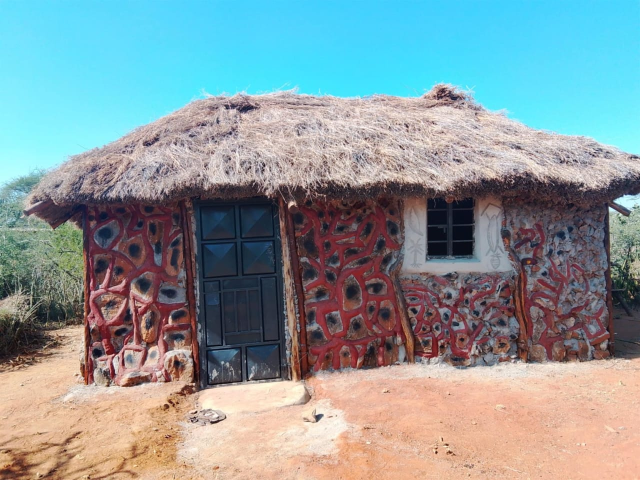
#> input picture images/originals/image1.jpeg, 1280 x 960 px (shown at 1/2 size)
$ python process-images.py
#> lines starting #> are read from the running program, lines starting #| are printed output that depends on the picture
#!/usr/bin/env python3
"""
Naisuyo Campsite — image processing pipeline.

Takes originals from images/originals/, and for every file listed in
MAPPING below produces, into images/:
  <name>-800.webp   <name>-800.jpg   (~800px wide)
  <name>-1600.webp  <name>-1600.jpg  (~1600px wide)

Every output image:
  - has EXIF orientation applied then stripped (so nothing is sideways,
    and no metadata — especially GPS — survives publication)
  - is re-encoded fresh (no ICC profiles, no camera make/model, no comments)
  - is capped to reasonable size budgets (~120KB for -800, ~200KB for -1600)

Usage:
    1. Drop new source photos into images/originals/
    2. Add a line to MAPPING below: "source-file.jpeg": "new-descriptive-name"
    3. Run: python3 scripts/process-images.py
"""

import os
from PIL import Image, ImageOps

ROOT = os.path.dirname(os.path.dirname(os.path.abspath(__file__)))
SRC_DIR = os.path.join(ROOT, "images", "originals")
OUT_DIR = os.path.join(ROOT, "images")

WIDTHS = [800, 1600]
JPEG_QUALITY_START = 85
WEBP_QUALITY_START = 82
MAX_BYTES = {800: 120 * 1024, 1600: 200 * 1024}

# original filename (as sitting in images/originals/) -> new descriptive base name
MAPPING = {
    "image1.jpeg":  "maasai-manyatta-painted-hut",
    "image2.jpeg":  "dome-tents-under-acacia-shade",
    "image3.jpeg":  "grevys-zebra-portrait-bush",
    "image4.jpeg":  "warthog-pair-grassland",
    "image5.jpeg":  "zebra-mare-and-foal-nursing",
    "image6.jpeg":  "oryx-and-gerenuk-browsing",
    "image8.jpeg":  "gerenuk-trio-browsing-scrub",
    "image9.jpeg":  "oryx-herd-and-zebra-savannah",
    "image10.jpeg": "oryx-pair-facing-camera",
    "image11.jpeg": "elephant-family-with-calf",
    "image12.jpeg": "cardinal-woodpecker-on-branch",
    "image13.jpeg": "griffon-vulture-treetop",
    "image15.jpeg": "maasai-beaded-jewellery-in-progress",
    "image22.jpeg": "maasai-warriors-ceremonial-headdress",
    "image23.jpeg": "maasai-women-beaded-collars-portrait",
    "image24.jpeg": "maasai-men-ceremony-line-singing",
    "image25.jpeg": "maasai-warriors-profile-ceremony",
    "image27.jpeg": "maasai-elder-and-woman-portrait",
}


def strip_and_orient(im):
    """Apply EXIF orientation, then drop all metadata by rebuilding the image."""
    im = ImageOps.exif_transpose(im)
    clean = Image.new(im.mode if im.mode in ("RGB", "L") else "RGB", im.size)
    if im.mode not in ("RGB", "L"):
        im = im.convert("RGB")
    clean.paste(im)
    return clean


def save_under_budget(im, path, fmt, start_quality, max_bytes):
    quality = start_quality
    while quality >= 40:
        save_kwargs = {"quality": quality}
        if fmt == "JPEG":
            save_kwargs["optimize"] = True
            save_kwargs["progressive"] = True
        else:  # WEBP
            save_kwargs["method"] = 6
        im.save(path, fmt, **save_kwargs)
        if os.path.getsize(path) <= max_bytes or quality <= 40:
            break
        quality -= 5
    return os.path.getsize(path)


def process_one(src_name, base_name):
#> called with src_name = 'image1.jpeg', base_name = 'maasai-manyatta-painted-hut'
    src_path = os.path.join(SRC_DIR, src_name)
    if not os.path.exists(src_path):
        print(f"  SKIP  {src_name} not found in images/originals/")
        return

    with Image.open(src_path) as im:
#> im is the input picture: PIL image 1280x960 RGB; mean R, G, B 137.5, 152.3, 154.9
        im = strip_and_orient(im)
#> in strip_and_orient, `clean = Image.new(im.mode if im.mode in ("RGB", "L") else "RGB", im.si..`: clean: PIL image 1280x960 RGB; every value is 0
        src_w, src_h = im.size
#> src_w = 1280; src_h = 960

        for width in WIDTHS:
            target_w = min(width, src_w)
            target_h = round(src_h * (target_w / src_w))
            resized = im.resize((target_w, target_h), Image.LANCZOS)

            jpg_path = os.path.join(OUT_DIR, f"{base_name}-{width}.jpg")
            webp_path = os.path.join(OUT_DIR, f"{base_name}-{width}.webp")

            jsize = save_under_budget(resized, jpg_path, "JPEG", JPEG_QUALITY_START, MAX_BYTES[width])
            wsize = save_under_budget(resized, webp_path, "WEBP", WEBP_QUALITY_START, MAX_BYTES[width])

            print(f"  {base_name}-{width}: {target_w}x{target_h}  jpg={jsize//1024}KB  webp={wsize//1024}KB")
#> this loop made 2 passes
#> (jsize, wsize) on passes 1 to 2: (115552, 92860), (203804, 176108)
#|   maasai-manyatta-painted-hut-800: 800x600  jpg=112KB  webp=90KB
#|   maasai-manyatta-painted-hut-1600: 1280x960  jpg=199KB  webp=171KB
#> pass 1, in process_one, `resized = im.resize((target_w, target_h), Image.LANCZOS)`:
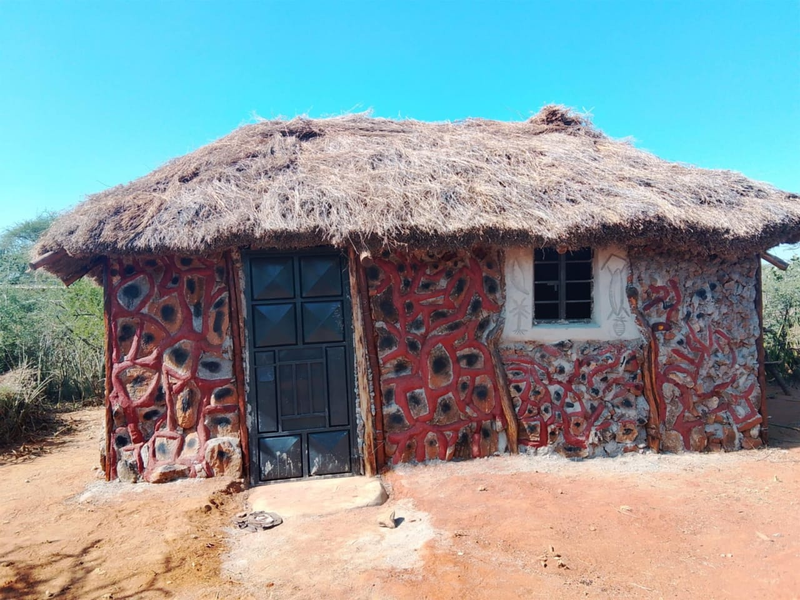
#> resized: PIL image 800x600 RGB; mean R, G, B 137.5, 152.3, 154.9
#> pass 3 of the loop in main, `for src_name, base_name in MAPPING.items():`:
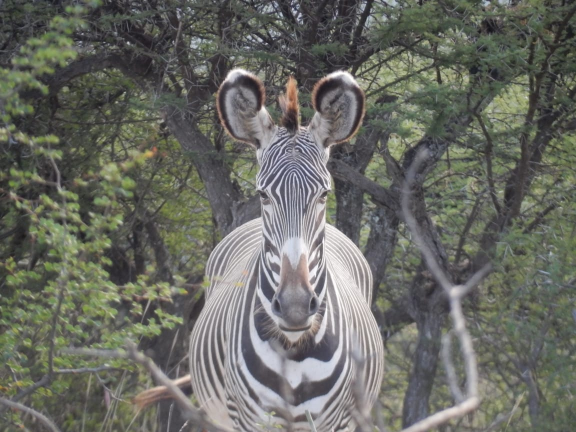
#> input picture images/originals/image3.jpeg, 1152 x 864 px (shown at 1/2 size)
#> in process_one, im is the input picture: PIL image 1152x864 RGB; mean R, G, B 105.3, 106.7, 99.9
#> clean: PIL image 1152x864 RGB; every value is 0
#> the loop in process_one (call 3), `for width in WIDTHS:` made 2 passes
#> (jsize, wsize) on passes 1 to 2: (112676, 81464), (170540, 124840)
#> (printed output is left out)
#> pass 1, in process_one (call 3), `resized = im.resize((target_w, target_h), Image.LANCZOS)`:
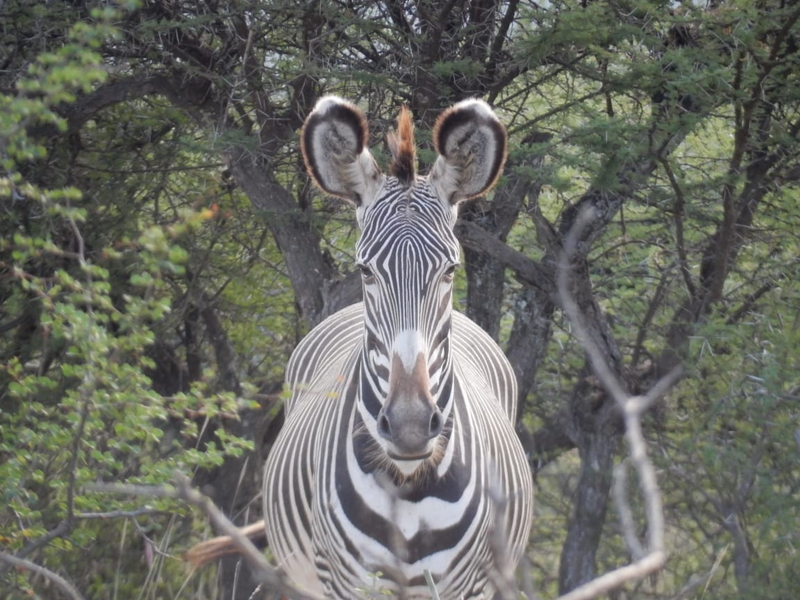
#> resized: PIL image 800x600 RGB; mean R, G, B 105.3, 106.7, 99.9
#> the loop made 18 passes; the first 3 are shown


def main():
    os.makedirs(OUT_DIR, exist_ok=True)
    if not os.path.isdir(SRC_DIR):
        print(f"ERROR: {SRC_DIR} does not exist. Put original photos there first.")
        return

    print(f"Processing {len(MAPPING)} image(s)...")
    for src_name, base_name in MAPPING.items():
        process_one(src_name, base_name)
    print("Done. Verify a sample with: python3 scripts/check-metadata.py <file>")


if __name__ == "__main__":
    main()
